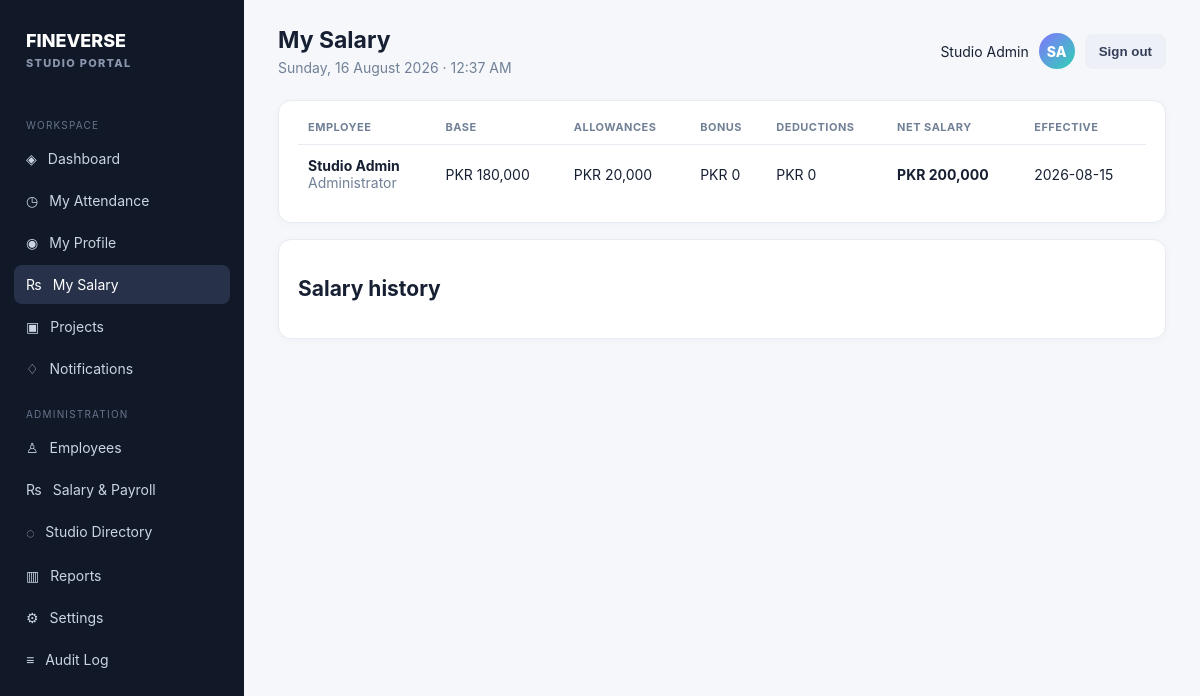
The app's page /index.php?page=salary (signed in) with its own data.
### tables this page shows
CREATE TABLE employees(id INT AUTO_INCREMENT PRIMARY KEY,employee_code VARCHAR(30) NOT NULL UNIQUE,first_name VARCHAR(80) NOT NULL,last_name VARCHAR(80) NOT NULL,phone VARCHAR(30),address TEXT,date_of_birth DATE NULL,gender VARCHAR(20),department_id INT NULL,job_title_id INT NULL,manager_id INT NULL,joining_date DATE NULL,employment_type ENUM('Full Time','Part Time','Contract','Freelance','Intern') DEFAULT 'Full Time',employment_status ENUM('Active','Inactive','On Leave','Resigned') DEFAULT 'Active',specialty VARCHAR(100),profile_photo VARCHAR(255),created_at TIMESTAMP DEFAULT CURRENT_TIMESTAMP,FOREIGN KEY(department_id) REFERENCES departments(id),FOREIGN KEY(job_title_id) REFERENCES job_titles(id),FOREIGN KEY(manager_id) REFERENCES employees(id));

CREATE TABLE salaries(id INT AUTO_INCREMENT PRIMARY KEY,employee_id INT NOT NULL UNIQUE,base_salary DECIMAL(12,2) DEFAULT 0,allowances DECIMAL(12,2) DEFAULT 0,bonuses DECIMAL(12,2) DEFAULT 0,deductions DECIMAL(12,2) DEFAULT 0,overtime_rate DECIMAL(12,2) DEFAULT 0,effective_date DATE NOT NULL,updated_at TIMESTAMP DEFAULT CURRENT_TIMESTAMP ON UPDATE CURRENT_TIMESTAMP,FOREIGN KEY(employee_id) REFERENCES employees(id) ON DELETE CASCADE);

CREATE TABLE job_titles(id INT AUTO_INCREMENT PRIMARY KEY,title VARCHAR(120) NOT NULL UNIQUE,active TINYINT(1) DEFAULT 1);

CREATE TABLE settings(setting_key VARCHAR(80) PRIMARY KEY,setting_value TEXT NOT NULL);

### config.php (called while the page is built, shortened)
<?php
function db(): PDO { static $pdo; if (!$pdo) { $pdo = new PDO('mysql:host='.DB_HOST.';dbname='.DB_NAME.';charset=utf8mb4', DB_USER, DB_PASS, [PDO::ATTR_ERRMODE=>PDO::ERRMODE_EXCEPTION, PDO::ATTR_DEFAULT_FETCH_MODE=>PDO::FETCH_ASSOC]); } return $pdo; }
function setting(string $key, string $fallback=''): string { try { $s=db()->prepare('SELECT setting_value FROM settings WHERE setting_key=?'); $s->execute([$key]); return $s->fetchColumn() ?: $fallback; } catch(Throwable $e){ return $fallback; } }

### index.php (the view, shortened to what this page needs)
<?php require_once __DIR__.'/lib.php';
$page=$_GET['page']??(me()?'dashboard':'login'); $current=$page;
  ?><?php
function rows($sql,$args=[]){$s=db()->prepare($sql);$s->execute($args);return $s->fetchAll();} function one($sql,$args=[]){$s=db()->prepare($sql);$s->execute($args);return $s->fetch();}
function head($title){global $current;$u=require_login();$f=pull_flash();?><!doctype html><html><head><meta charset="utf-8"><meta name="viewport" content="width=device-width,initial-scale=1"><title><?=esc($title)?> · <?=esc(setting('studio_name',APP_NAME))?></title><link rel="stylesheet" href="assets/app.css"></head><body><div class="app"><aside class="side"><div class="brand">FINEVERSE<small>STUDIO PORTAL</small></div><div class="nav-label">WORKSPACE</div><?=nav('dashboard','Dashboard','◈')?><?=nav('attendance','My Attendance','◷')?><?=nav('profile','My Profile','◉')?><?=nav('salary','My Salary','₨')?><?=nav('projects','Projects','▣')?><?=nav('notifications','Notifications','♢')?><?php if($u['role']==='admin'):?><div class="nav-label">ADMINISTRATION</div><?=nav('employees','Employees','♙')?><?=nav('salaries','Salary & Payroll','₨')?><?=nav('masters','Studio Directory','◌')?><?=nav('reports','Reports','▥')?><?=nav('settings','Settings','⚙')?><?=nav('audit','Audit Log','≡')?><?php endif?></aside><main class="main"><div class="top"><div><h1><?=esc($title)?></h1><div class="sub"><?=esc(date('l, d F Y · g:i A'))?></div></div><div class="user"><span class="user-name"><?=esc($u['first_name'].' '.$u['last_name'])?></span><div class="avatar"><?=esc(strtoupper($u['first_name'][0].$u['last_name'][0]))?></div><form method="post"><input type="hidden" name="csrf" value="<?=csrf()?>"><button class="secondary" name="action" value="logout">Sign out</button></form></div></div><?php if($f):?><div class="alert <?=$f[1]==='error'?'error':''?>"><?=esc($f[0])?></div><?php endif;?><?php }
function foot(): void { echo '</main></div><script src="assets/app.js"></script></body></html>'; }
?>
<?php
if($page==='salaries'||$page==='salary'){ $u=$page==='salaries'?admin():require_login();$all=$page==='salaries';$data=rows('SELECT s.*,e.id employee_id,e.first_name,e.last_name,e.employee_code,j.title FROM salaries s JOIN employees e ON e.id=s.employee_id LEFT JOIN job_titles j ON j.id=e.job_title_id '.($all?'':'WHERE e.id=?').' ORDER BY e.first_name',$all?[]:[$u['id']]);head($all?'Salary & Payroll':'My Salary');if($all):?><div class="card" style="margin-bottom:16px"><form method="post" class="form-grid"><input type="hidden" name="csrf" value="<?=csrf()?>"><input type="hidden" name="action" value="salary_save"><div><label>Employee</label><select name="employee_id"><?php foreach(rows('SELECT id,first_name,last_name FROM employees WHERE employment_status="Active"') as $e):?><option value="<?=$e['id']?>"><?=esc($e['first_name'].' '.$e['last_name'])?></option><?php endforeach?></select></div><?php foreach(['base_salary'=>'Base salary','allowances'=>'Allowances','bonuses'=>'Bonus','deductions'=>'Deductions','overtime_rate'=>'Overtime rate'] as $k=>$l):?><div><label><?=$l?></label><input type="number" min="0" step="0.01" name="<?=$k?>" value="0"></div><?php endforeach?><div><label>Effective date</label><input type="date" name="effective_date" value="<?=date('Y-m-d')?>"></div><div><label>Reason</label><input name="reason" placeholder="e.g. Annual review"></div><div style="align-self:end"><button>Record salary change</button></div></form></div><?php endif?><div class="card table-wrap"><table class="table"><tr><th>Employee</th><th>Base</th><th>Allowances</th><th>Bonus</th><th>Deductions</th><th>Net salary</th><th>Effective</th></tr><?php foreach($data as $s):$net=$s['base_salary']+$s['allowances']+$s['bonuses']-$s['deductions'];?><tr><td><strong><?=esc($s['first_name'].' '.$s['last_name'])?></strong><br><span class="muted"><?=esc($s['title'])?></span></td><td><?=fmt_money($s['base_salary'])?></td><td><?=fmt_money($s['allowances'])?></td><td><?=fmt_money($s['bonuses'])?></td><td><?=fmt_money($s['deductions'])?></td><td><strong><?=fmt_money($net)?></strong></td><td><?=esc($s['effective_date'])?></td></tr><?php endforeach?></table></div><?php if(!$all):?><div class="card" style="margin-top:16px"><h2>Salary history</h2><?php foreach(rows('SELECT h.*,e.first_name,e.last_name FROM salary_history h LEFT JOIN employees e ON e.id=h.changed_by WHERE h.employee_id=? ORDER BY h.changed_at DESC',[$u['id']]) as $h):?><p><strong><?=fmt_money($h['old_base'])?> → <?=fmt_money($h['new_base'])?></strong><br><span class="muted"><?=esc($h['reason'])?> · <?=esc($h['changed_at'])?></span></p><?php endforeach?></div><?php endif;foot();exit;}
?>

### assets/app.css (style rules this page uses)
:root { --ink:#172033;--muted:#718096;--nav:#111827;--accent:#6d5dfc;--soft:#f5f7fb;--line:#e8ebf2;--success:#107b55;--warn:#b66600;--danger:#b42318 }
* { box-sizing:border-box }
body { margin:0;background:var(--soft);font:14px Inter,Segoe UI,Arial,sans-serif;color:var(--ink) }
.app { display:flex;min-height:100vh }
.side { width:244px;background:var(--nav);color:#cbd5e1;padding:22px 14px;position:fixed;inset:0 auto 0 0 }
.brand { font-size:18px;font-weight:800;color:#fff;padding:8px 12px 29px }
.brand small { display:block;color:#8996ad;font-size:11px;letter-spacing:1.3px;margin-top:5px }
.nav-label { font-size:10px;letter-spacing:1.2px;color:#66758d;margin:20px 12px 8px }
.main { margin-left:244px;width:calc(100% - 244px);padding:26px 34px }
.top { display:flex;justify-content:space-between;align-items:center;margin-bottom:24px }
.top h1 { font-size:23px;margin:0 }
.sub { color:var(--muted);margin-top:5px }
.user { display:flex;gap:10px;align-items:center }
.avatar { width:36px;height:36px;border-radius:50%;background:linear-gradient(135deg,#8174ff,#2fd3b4);color:#fff;display:grid;place-items:center;font-weight:800 }
.card { background:#fff;border:1px solid var(--line);border-radius:13px;padding:19px;box-shadow:0 2px 9px #25304b08 }
.muted { color:var(--muted) }
.table-wrap { overflow:auto }
.table { width:100%;border-collapse:collapse }
.table th { text-align:left;color:var(--muted);font-size:11px;text-transform:uppercase;letter-spacing:.5px;padding:0 10px 10px }
.table td { border-top:1px solid var(--line);padding:12px 10px }
button,.button { border:0;border-radius:8px;background:var(--accent);color:#fff;padding:10px 14px;font-weight:700;cursor:pointer;display:inline-block }
button.secondary,.button.secondary { background:#eef0f7;color:#34405a }

### records on screen
employees: first_name+last_name "Studio Admin", first_name+last_name "SA"
salaries: employee.last_name "Studio Admin", job_titles.title "Administrator", base_salary.setting_value "PKR 180,000", allowances.setting_value "PKR 20,000", bonuses.setting_value "PKR 0", deductions.setting_value "PKR 0", fmt_money($net) "PKR 200,000", effective_date "2026-08-15"

### other values on screen
$icon "◈ ◷ ◉ ₨ ▣ ♢ ♙ ₨ ◌ ▥ ⚙ ≡"
$label "Dashboard My Attendance My Profile My Salary Projects Notifications Employees Salary & Payroll Studio Directory Reports Settings Audit Log"
$title "My Salary"
